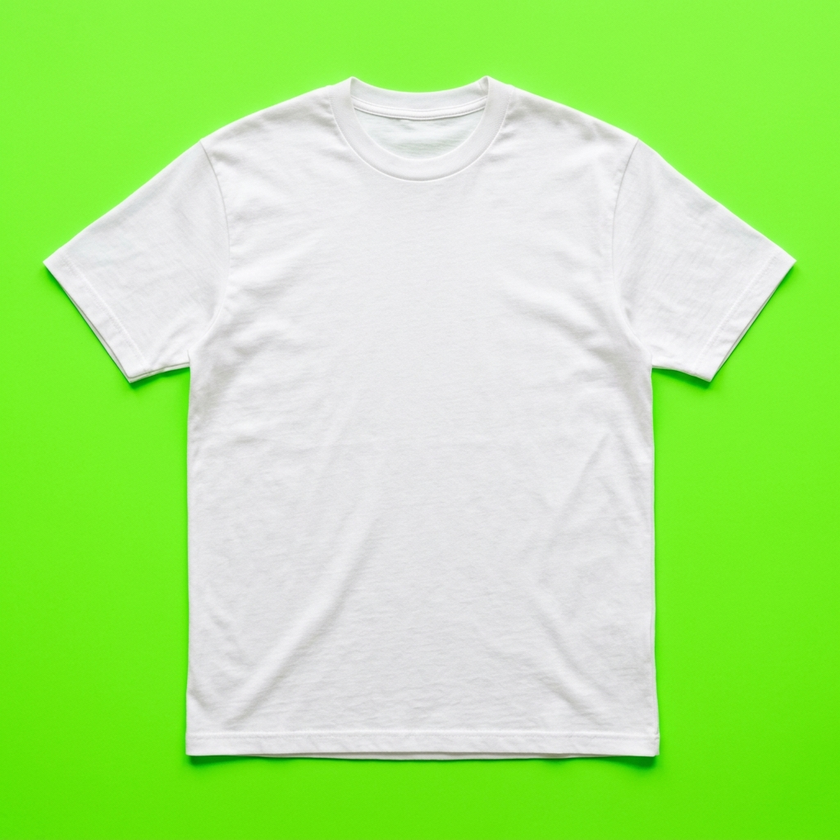
#> input picture blank_tshirt_chroma.png, 840 x 840 px, shrunk from 1024 x 1024 before the run
$ python remove_green.py
#> lines starting #> are read from the running program, lines starting #| are printed output that depends on the picture
from PIL import Image

def remove_green():
    img = Image.open('blank_tshirt_chroma.png').convert("RGBA")
    pixels = img.load()
    width, height = img.size
#> width = 840; height = 840

    processed = 0
    for y in range(height):
        for x in range(width):
            r, g, b, a = pixels[x, y]

            # Simple green chroma key
            if g > 120 and g > r * 1.3 and g > b * 1.3:
                pixels[x, y] = (255, 255, 255, 0)
                processed += 1
#> after the loop, processed = 360668

    img.save('blank_tshirt_transparent.png', "PNG")
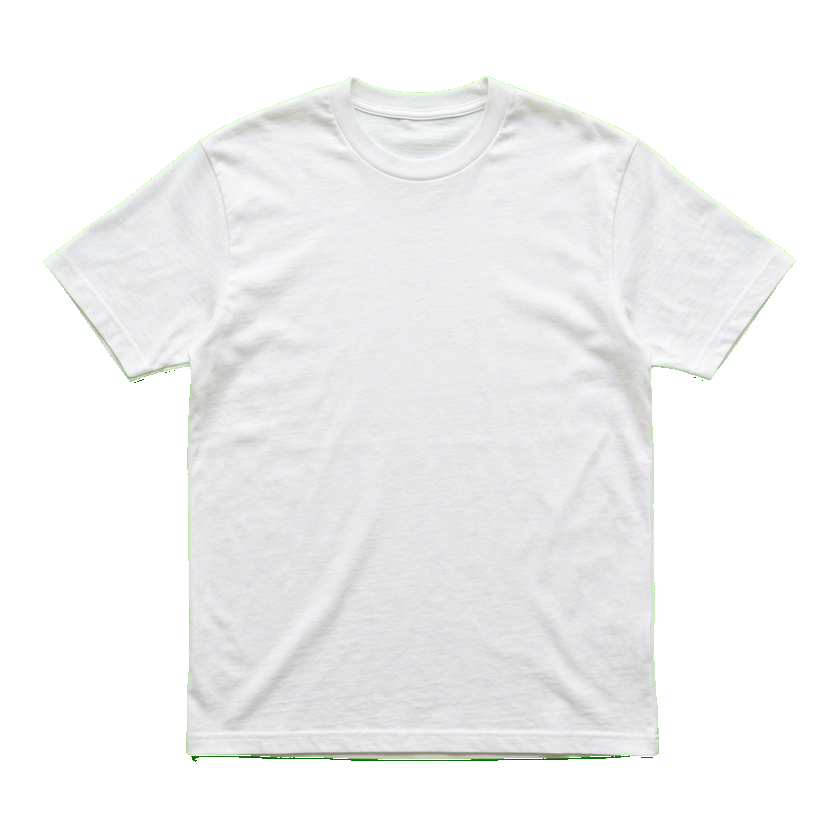
#> saved as blank_tshirt_transparent.png: PIL image 840x840 RGBA; mean R, G, B, A 241.8, 242.2, 242.6, 124.7; transparent parts drawn white
    print(f"Processed {processed} pixels.")
#| Processed 360668 pixels.

remove_green()
